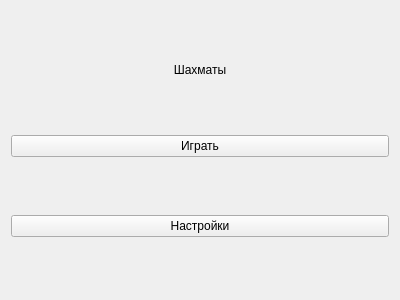
<?xml version="1.0" encoding="UTF-8"?>
<ui version="4.0">
 <class>MenuWindow</class>
 <widget class="QWidget" name="MenuWindow">
  <property name="geometry">
   <rect>
    <x>0</x>
    <y>0</y>
    <width>400</width>
    <height>300</height>
   </rect>
  </property>
  <property name="windowTitle">
   <string>Form</string>
  </property>
  <layout class="QVBoxLayout" name="verticalLayout">
   <item>
    <widget class="QLabel" name="label">
     <property name="sizePolicy">
      <sizepolicy hsizetype="Preferred" vsizetype="Fixed">
       <horstretch>0</horstretch>
       <verstretch>0</verstretch>
      </sizepolicy>
     </property>
     <property name="text">
      <string>Шахматы</string>
     </property>
     <property name="alignment">
      <set>Qt::AlignmentFlag::AlignCenter</set>
     </property>
     <property name="margin">
      <number>10</number>
     </property>
    </widget>
   </item>
   <item>
    <widget class="QPushButton" name="btnPlay">
     <property name="text">
      <string>Играть</string>
     </property>
    </widget>
   </item>
   <item>
    <widget class="QPushButton" name="btnSettings">
     <property name="text">
      <string>Настройки</string>
     </property>
    </widget>
   </item>
  </layout>
 </widget>
 <resources/>
 <connections/>
</ui>
